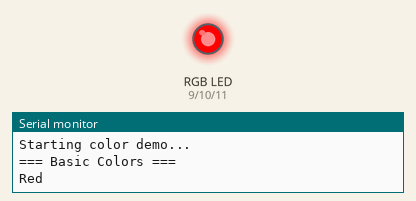
This sketch was run on a simulated Arduino Uno, built with avr-gcc and run on an emulated ATmega328P. Parts: an RGB LED mixed from three pins (HIGH = lit), the last lines printed to the serial monitor. Dim RGB values are drawn brighter than linear.

Above: at 1.05 s.
At 3.25 s:
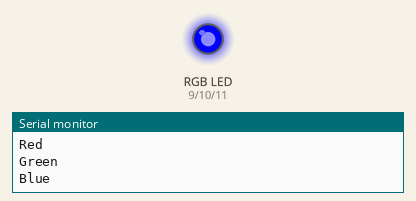
At 5.45 s:
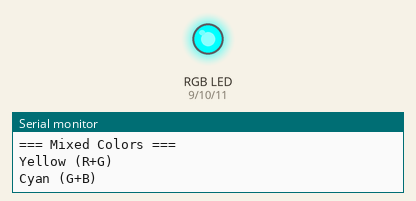
At 9.85 s:
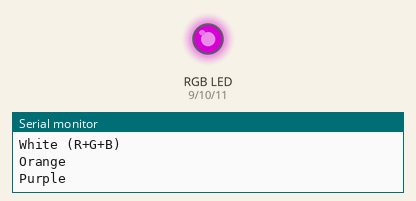
At 14.25 s:
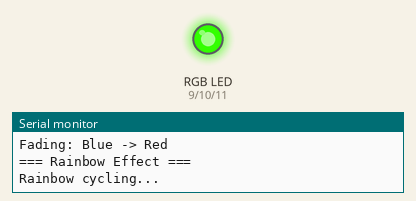
At 18.75 s:
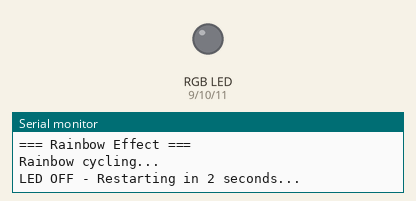
Timing chart, 0 to 24.1 s (numbered marks = the images above):
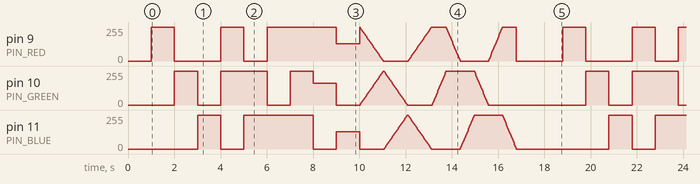

The sketch:

RGB_LED.ino
```cpp
/*
 * RGB LED 모듈 테스트
 *
 * 보드: NUCLEO-F103RB
 * 환경: Arduino IDE + STM32duino
 *
 * 연결:
 *   R -> D9  (PC7,  PWM)
 *   G -> D10 (PA8,  PWM)
 *   B -> D11 (PA7,  PWM)
 *   - -> GND
 */

// 핀 정의
#define PIN_RED     9    // D9  - Red LED
#define PIN_GREEN   10   // D10 - Green LED
#define PIN_BLUE    11   // D11 - Blue LED

// 공통 애노드인 경우 true로 변경
#define COMMON_ANODE false

// 색상 정의 (R, G, B)
const uint8_t COLOR_RED[]     = {255, 0, 0};
const uint8_t COLOR_GREEN[]   = {0, 255, 0};
const uint8_t COLOR_BLUE[]    = {0, 0, 255};
const uint8_t COLOR_YELLOW[]  = {255, 255, 0};
const uint8_t COLOR_CYAN[]    = {0, 255, 255};
const uint8_t COLOR_MAGENTA[] = {255, 0, 255};
const uint8_t COLOR_WHITE[]   = {255, 255, 255};
const uint8_t COLOR_ORANGE[]  = {255, 165, 0};
const uint8_t COLOR_PURPLE[]  = {128, 0, 128};
const uint8_t COLOR_OFF[]     = {0, 0, 0};

void setup() {
  // 시리얼 초기화
  Serial.begin(115200);
  while (!Serial) {
    ; // 시리얼 연결 대기
  }

  Serial.println("================================");
  Serial.println("  RGB LED Module Test");
  Serial.println("  NUCLEO-F103RB + Arduino");
  Serial.println("================================");

  // PWM 핀 설정
  pinMode(PIN_RED, OUTPUT);
  pinMode(PIN_GREEN, OUTPUT);
  pinMode(PIN_BLUE, OUTPUT);

  // 초기 상태: LED OFF
  setColor(0, 0, 0);

  Serial.println("Initialization complete!");
  Serial.println("Starting color demo...\n");

  delay(1000);
}

void loop() {
  // 1. 기본 색상 순환
  Serial.println("=== Basic Colors ===");

  Serial.println("Red");
  setColorArray(COLOR_RED);
  delay(1000);

  Serial.println("Green");
  setColorArray(COLOR_GREEN);
  delay(1000);

  Serial.println("Blue");
  setColorArray(COLOR_BLUE);
  delay(1000);

  // 2. 혼합 색상
  Serial.println("\n=== Mixed Colors ===");

  Serial.println("Yellow (R+G)");
  setColorArray(COLOR_YELLOW);
  delay(1000);

  Serial.println("Cyan (G+B)");
  setColorArray(COLOR_CYAN);
  delay(1000);

  Serial.println("Magenta (R+B)");
  setColorArray(COLOR_MAGENTA);
  delay(1000);

  Serial.println("White (R+G+B)");
  setColorArray(COLOR_WHITE);
  delay(1000);

  Serial.println("Orange");
  setColorArray(COLOR_ORANGE);
  delay(1000);

  Serial.println("Purple");
  setColorArray(COLOR_PURPLE);
  delay(1000);

  // 3. Fade 효과
  Serial.println("\n=== Fade Effect ===");
  fadeDemo();

  // 4. Rainbow 효과
  Serial.println("\n=== Rainbow Effect ===");
  rainbowDemo();

  // 5. OFF
  Serial.println("\nLED OFF - Restarting in 2 seconds...\n");
  setColorArray(COLOR_OFF);
  delay(2000);
}

// RGB 값으로 색상 설정
void setColor(uint8_t red, uint8_t green, uint8_t blue) {
  // 공통 애노드인 경우 값 반전
  if (COMMON_ANODE) {
    red = 255 - red;
    green = 255 - green;
    blue = 255 - blue;
  }

  analogWrite(PIN_RED, red);
  analogWrite(PIN_GREEN, green);
  analogWrite(PIN_BLUE, blue);
}

// 배열로 색상 설정
void setColorArray(const uint8_t color[]) {
  setColor(color[0], color[1], color[2]);
}

// Fade 데모 (빨강 -> 녹색 -> 파랑)
void fadeDemo() {
  // Red to Green
  Serial.println("Fading: Red -> Green");
  for (int i = 0; i <= 255; i += 5) {
    setColor(255 - i, i, 0);
    delay(20);
  }

  // Green to Blue
  Serial.println("Fading: Green -> Blue");
  for (int i = 0; i <= 255; i += 5) {
    setColor(0, 255 - i, i);
    delay(20);
  }

  // Blue to Red
  Serial.println("Fading: Blue -> Red");
  for (int i = 0; i <= 255; i += 5) {
    setColor(i, 0, 255 - i);
    delay(20);
  }
}

// Rainbow 데모 (HSV to RGB 변환)
void rainbowDemo() {
  Serial.println("Rainbow cycling...");

  for (int hue = 0; hue < 360; hue += 2) {
    uint8_t r, g, b;
    hsvToRgb(hue, 255, 255, &r, &g, &b);
    setColor(r, g, b);
    delay(20);
  }
}

// HSV to RGB 변환
void hsvToRgb(int h, int s, int v, uint8_t *r, uint8_t *g, uint8_t *b) {
  float hf = h / 60.0;
  int i = (int)hf;
  float f = hf - i;

  float pf = v * (1.0 - s / 255.0);
  float qf = v * (1.0 - f * s / 255.0);
  float tf = v * (1.0 - (1.0 - f) * s / 255.0);

  uint8_t p = (uint8_t)pf;
  uint8_t q = (uint8_t)qf;
  uint8_t t = (uint8_t)tf;

  switch (i % 6) {
    case 0: *r = v; *g = t; *b = p; break;
    case 1: *r = q; *g = v; *b = p; break;
    case 2: *r = p; *g = v; *b = t; break;
    case 3: *r = p; *g = q; *b = v; break;
    case 4: *r = t; *g = p; *b = v; break;
    case 5: *r = v; *g = p; *b = q; break;
  }
}
```

Measured:
- by itself, pin 9 (PIN_RED), pin 10 (PIN_GREEN), pin 11 (PIN_BLUE): moves between 0/255 and 255/255, repeating every 17.8 s
